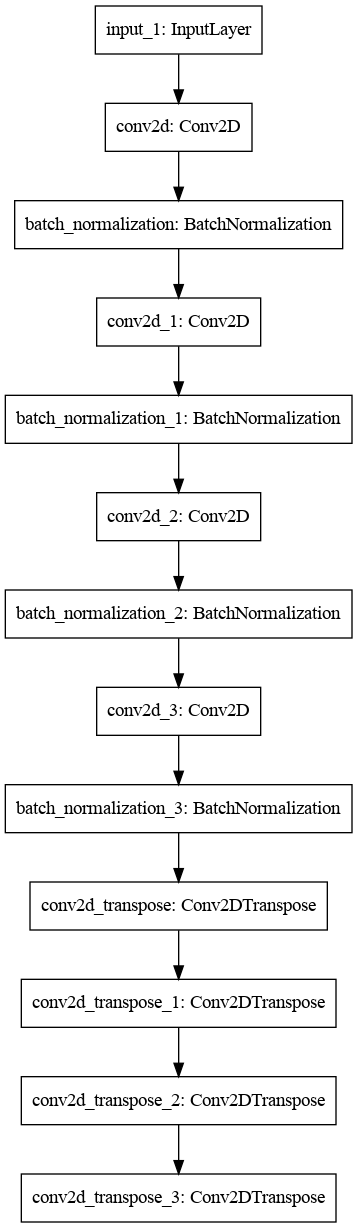

Write the Python code that produced this figure.
"""
PROJECT 11: Underwater Segmentation
TASK: Semantic Segmentation
PROJECT GOALS AND OBJECTIVES
PROJECT GOAL
> Studying architecture: Autoencoder for semantic segmentation
PROJECT OBJECTIVES
1. Exploratory Data Analysis
2. Training Autoencoder
"""
# %%
# IMPORT LIBRARIES

# GENERAL
import pandas as pd
import numpy as np
import seaborn as sns
import matplotlib.pyplot as plt
from matplotlib import colors
import cv2

# PATH PROCESS
import os
import os.path
from pathlib import Path
import glob
import itertools

import tensorflow as tf
from tensorflow.keras.models import Sequential, Model, load_model
from tensorflow.keras.layers import Dense, Dropout, Flatten, Conv2D, MaxPool2D, BatchNormalization, MaxPooling2D, \
    BatchNormalization, Permute, TimeDistributed, Bidirectional, GRU, SimpleRNN, LSTM, GlobalAveragePooling2D, \
    SeparableConv2D, ZeroPadding2D, Convolution2D, ZeroPadding2D, Conv2DTranspose, ReLU, \
    UpSampling2D, Concatenate, Conv2DTranspose, Input

from tensorflow.keras.preprocessing import image

from tensorflow.keras.optimizers import Adam, SGD
from tensorflow.keras.preprocessing.image import ImageDataGenerator
from tensorflow.keras.callbacks import ReduceLROnPlateau, EarlyStopping, ModelCheckpoint

# %%
print(tf.config.list_physical_devices('GPU'))

config = tf.compat.v1.ConfigProto()
config.gpu_options.allow_growth = True
session = tf.compat.v1.Session(config=config)
# %%
# PATH & LABEL PROCESS

# Main path
image_data_path = Path('data/train_val/images')
mask_data_path = Path('data/train_val/masks')

# Listing files
image_path = list(image_data_path.glob(r"*.jpg"))
mask_path = list(mask_data_path.glob(r"*.bmp"))

# Sort files
image_path = sorted(image_path)
mask_path = sorted(mask_path)

# Transformation to series
image_series = pd.Series(image_path, name="image", dtype='object').astype(str)
mask_series = pd.Series(mask_path, name="mask", dtype='object').astype(str)

# Concatenating series to train_data dataframe
train_df = pd.concat([image_series, mask_series], axis=1)

# Checking results
print(train_df.info())
# %%
# DATA PREPARATION
image_main_transformation = []
mask_main_transformation = []
add_main_transformation = []

for image, mask in zip(train_df['image'], train_df['mask']):
    image_x = cv2.cvtColor(cv2.imread(image), cv2.COLOR_BGR2RGB)
    mask_x = cv2.cvtColor(cv2.imread(mask), cv2.COLOR_BGR2RGB)

    resized_x_image = cv2.resize(image_x, (256, 256))
    resized_x_mask = cv2.resize(mask_x, (256, 256))

    add_x = cv2.addWeighted(resized_x_image, 0.6, resized_x_mask, 0.6, 0.5)

    resized_x_add = cv2.resize(add_x, (256, 256))

    image_main_transformation.append(resized_x_image)
    mask_main_transformation.append(resized_x_mask)
    add_main_transformation.append(resized_x_add)
# %%
# Checking
print(f'Array image shape: {np.shape(np.array(image_main_transformation))}')
print(f'Array mask shape: {np.shape(np.array(mask_main_transformation))}')
print(f'Array add shape: {np.shape(np.array(add_main_transformation))}')

ind = np.random.randint(0, train_df["image"].shape[0])

figure, axis = plt.subplots(1, 3, figsize=(15, 15))

axis[0].imshow(image_main_transformation[ind], cmap="jet")
axis[0].set_xlabel(image_main_transformation[ind].shape)
axis[0].set_title("Original")

axis[1].imshow(mask_main_transformation[ind])
axis[1].set_xlabel(mask_main_transformation[ind].shape)
axis[1].set_title("Mask")

axis[2].imshow(add_main_transformation[ind])
axis[2].set_xlabel(add_main_transformation[ind].shape)
axis[2].set_title("Add")

plt.tight_layout()
plt.show()

# %%
# Transformation
transformation_image = np.array(image_main_transformation, dtype="float32")
transformation_mask = np.array(mask_main_transformation, dtype="float32")
transformation_add = np.array(add_main_transformation, dtype="float32")

transformation_image = transformation_image / 255.
transformation_mask = transformation_mask / 255.
transformation_add = transformation_add / 255.

print("Train: ", transformation_image.shape)
print("Transformation mask: ", transformation_mask.shape)
print("Transformation add: ", transformation_add.shape)


# %%
# EVALUATION AND VISUALIZATION OF MODEL PARAMETERS

def learning_curves(history):
    pd.DataFrame(history.history).plot(figsize=(20, 8))
    plt.grid(True)
    plt.title('Learning curves')
    plt.gca().set_ylim(0, 1)
    plt.show()

# %%
# AUTOENCODER MODEL 1

input = Input(shape=(256, 256, 3))

# CONVOLUTION
# Conv 1
conv = Conv2D(filters=32, kernel_size=5, activation='relu')(input)
conv = BatchNormalization()(conv)

# Conv 2
conv = Conv2D(filters=64, kernel_size=5, activation='relu')(conv)
conv = BatchNormalization()(conv)

# Conv 3
conv = Conv2D(filters=128, kernel_size=5, activation='relu')(conv)
conv = BatchNormalization()(conv)

# Conv 4
conv = Conv2D(filters=256, kernel_size=5, activation='relu')(conv)
conv = BatchNormalization()(conv)

# DECONVOLUTION
# Deconv 1
deconv = Conv2DTranspose(filters=128, kernel_size=5, activation='relu')(conv)

# Deconv 2
deconv = Conv2DTranspose(filters=64, kernel_size=5, activation='relu')(deconv)

# Deconv 3
deconv = Conv2DTranspose(filters=32, kernel_size=5, activation='relu')(deconv)

# Output
output = Conv2DTranspose(filters=3, kernel_size=5, activation='sigmoid')(deconv)

model = Model(inputs=input, outputs=output)

model.compile(optimizer='Adam',
              loss='binary_crossentropy',
              metrics=["mse"])
model.summary()
tf.keras.utils.plot_model(model, to_file='Autoencoder_model_1.png')

# %%
# Train model


early_stopping_cb = tf.keras.callbacks.EarlyStopping(patience=5,
                                                     restore_best_weights=True)

history = model.fit(transformation_image, transformation_mask,
                    batch_size=2,
                    epochs=10,
                    callbacks=[early_stopping_cb])
# %%
# EVALUATION RESULT
# Learning curves
learning_curves(history)

# %%
# Prediction
prediction_seen = model.predict(transformation_image[:10])

figure, axis = plt.subplots(1, 2, figsize=(15, 15))

pre_count = 7

axis[0].imshow(transformation_image[pre_count])
axis[0].set_title("Original")
axis[1].imshow(prediction_seen[pre_count])
axis[1].set_title("Prediction")

plt.tight_layout()
plt.show()
